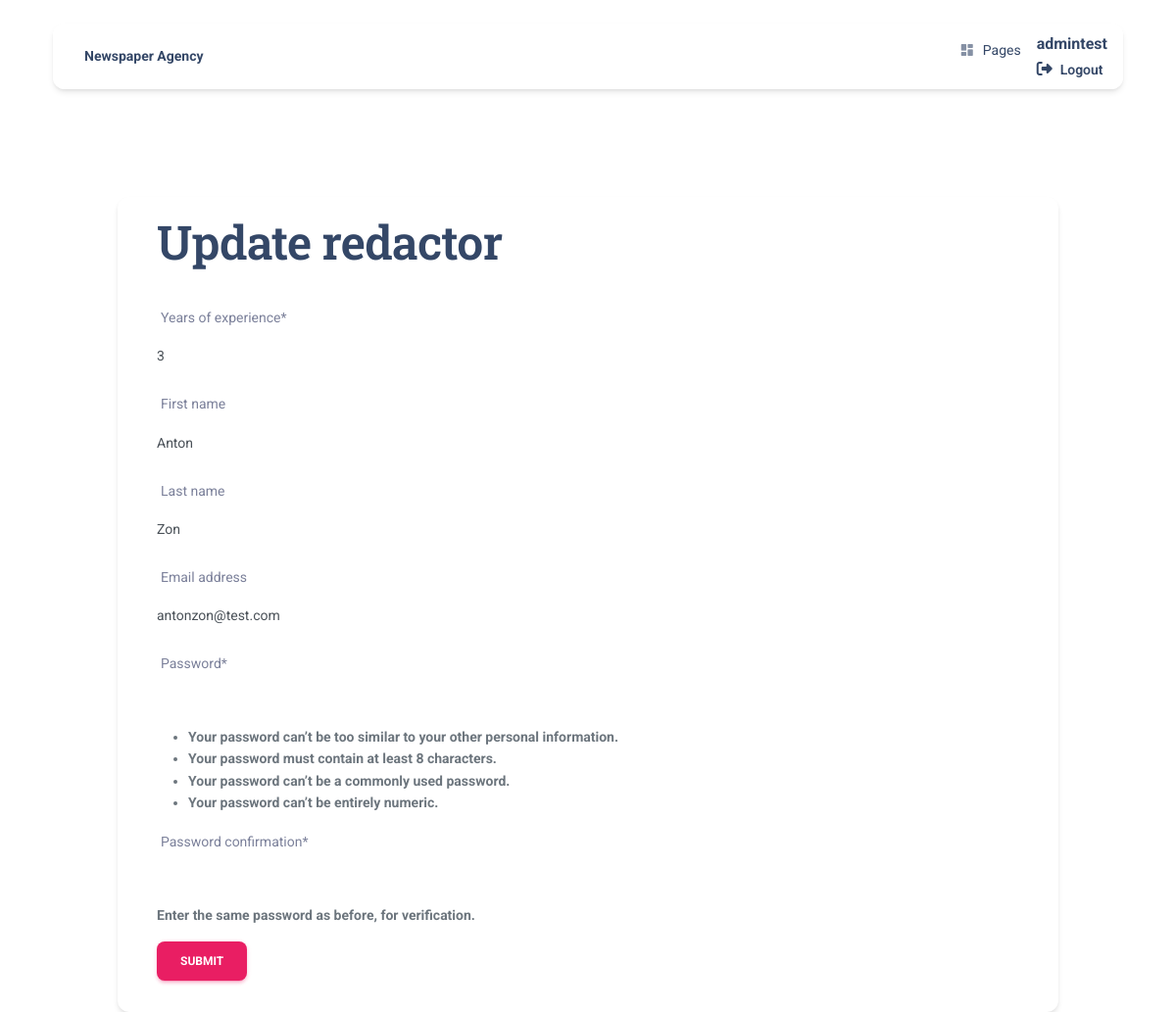
The page /redactors/2/update/ (signed in) on the database its author committed.
### topic/models.py (models this page shows, shortened)
class Redactor(AbstractUser):
    years_of_experience = models.IntegerField(null=True, default="0")

### topic/views.py (the view)
class RedactorUpdateView(LoginRequiredMixin, generic.UpdateView):
    model = Redactor
    form_class = RedactorUpdateForm
    success_url = reverse_lazy("newspaper_agency:index")

### topic/forms.py
class RedactorUpdateForm(UserCreationForm):
    class Meta:
        model = Redactor
        fields = ("years_of_experience", "first_name", "last_name", "email")

### templates/topic/redactor_form.html (shortened to what this page needs)
{% extends 'layouts/base.html' %}
{% load crispy_forms_filters %}
{% block content %}
<br><br>
<div class="container">
  <div class="card card-body" >
<div class="container">
  <h1>{{ object|yesno:"Update,Create" }} redactor</h1>
  <br>
  <form action="" method="post" novalidate >
    {{ form|crispy }}
    <input type="submit" value="Submit" class="btn btn-primary">
  </form>
  </div>
</div>
</div>
{% endblock %}

### templates/includes/navigation.html (shortened to what this page needs)
  <div class="container position-sticky z-index-sticky top-0">
    <div class="row">
      <div class="col-12">
        <nav class="navbar navbar-expand-lg  blur border-radius-xl mt-4 top-0 z-index-3 shadow position-absolute my-3 py-2 start-0 end-0 mx-4">
          <div class="container-fluid px-0">
            <a class="navbar-brand font-weight-bolder ms-sm-3 "  href="/" rel="tooltip" title="Designed and Coded by Creative Tim" data-placement="bottom">
              <strong>Newspaper Agency<strong>
            </a>
            <div class="collapse navbar-collapse pt-3 pb-2 py-lg-0 w-100" id="navigation" >
              <ul class="navbar-nav navbar-nav-hover ms-auto">
                <li class="nav-item dropdown dropdown-hover mx-2">
                  <a class="nav-link ps-2 d-flex cursor-pointer align-items-center" id="dropdownMenuPages" data-bs-toggle="dropdown" aria-expanded="false">
                    <i class="material-icons opacity-6 me-2 text-md">dashboard</i>
                    Pages
                  </a>
                </li>
                <br>
                {% if request.user.is_authenticated %}
                <ul class="sidebar-nav list-group" >
                    <a
                        href="{% url 'newspaper_agency:redactor-detail' pk=user.id %} ">
                      {{ user.get_username }}
                    </a>
                    <a
                      href="{% url 'newspaper_agency:logout' %}">
                      <i class="fa fa-sign-out me-1"></i>
                      <p class="d-inline text-sm font-weight-bold" data-bs-toggle="tooltip" data-bs-placement="bottom" title="Sign OUT">Logout</p>
                    </a>
                </ul>
                {% endif %}
              </ul>
            </div>
          </div>
        </nav>
      </div>
    </div>
  </div>

### rows shown on the page
Redactor: get_username "admintest"
Redactor: years_of_experience "3", first_name "Anton", last_name "Zon", email "antonzon@test.com"

### other values the page prints
{{ object|yesno:"Update,Create" }} "Update"
